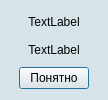
<?xml version="1.0" encoding="UTF-8"?>
<ui version="4.0">
 <class>News</class>
 <widget class="QDialog" name="News">
  <property name="geometry">
   <rect>
    <x>0</x>
    <y>0</y>
    <width>108</width>
    <height>100</height>
   </rect>
  </property>
  <property name="maximumSize">
   <size>
    <width>108</width>
    <height>100</height>
   </size>
  </property>
  <property name="palette">
   <palette>
    <active>
     <colorrole role="Window">
      <brush brushstyle="SolidPattern">
       <color alpha="255">
        <red>214</red>
        <green>228</green>
        <blue>234</blue>
       </color>
      </brush>
     </colorrole>
    </active>
    <inactive>
     <colorrole role="Window">
      <brush brushstyle="SolidPattern">
       <color alpha="255">
        <red>214</red>
        <green>228</green>
        <blue>234</blue>
       </color>
      </brush>
     </colorrole>
    </inactive>
    <disabled>
     <colorrole role="Base">
      <brush brushstyle="SolidPattern">
       <color alpha="255">
        <red>214</red>
        <green>228</green>
        <blue>234</blue>
       </color>
      </brush>
     </colorrole>
     <colorrole role="Window">
      <brush brushstyle="SolidPattern">
       <color alpha="255">
        <red>214</red>
        <green>228</green>
        <blue>234</blue>
       </color>
      </brush>
     </colorrole>
    </disabled>
   </palette>
  </property>
  <property name="windowTitle">
   <string>Новости</string>
  </property>
  <layout class="QVBoxLayout" name="verticalLayout">
   <item>
    <widget class="QLabel" name="imageLbl">
     <property name="text">
      <string>TextLabel</string>
     </property>
     <property name="alignment">
      <set>Qt::AlignCenter</set>
     </property>
    </widget>
   </item>
   <item>
    <widget class="QLabel" name="textLbl">
     <property name="minimumSize">
      <size>
       <width>0</width>
       <height>0</height>
      </size>
     </property>
     <property name="text">
      <string>TextLabel</string>
     </property>
     <property name="alignment">
      <set>Qt::AlignCenter</set>
     </property>
    </widget>
   </item>
   <item>
    <layout class="QHBoxLayout" name="horizontalLayout">
     <item>
      <spacer name="horizontalSpacer">
       <property name="orientation">
        <enum>Qt::Horizontal</enum>
       </property>
       <property name="sizeHint" stdset="0">
        <size>
         <width>40</width>
         <height>20</height>
        </size>
       </property>
      </spacer>
     </item>
     <item>
      <widget class="QPushButton" name="pushButton">
       <property name="minimumSize">
        <size>
         <width>70</width>
         <height>0</height>
        </size>
       </property>
       <property name="maximumSize">
        <size>
         <width>80</width>
         <height>16777215</height>
        </size>
       </property>
       <property name="layoutDirection">
        <enum>Qt::LeftToRight</enum>
       </property>
       <property name="autoFillBackground">
        <bool>false</bool>
       </property>
       <property name="text">
        <string>Понятно</string>
       </property>
       <property name="default">
        <bool>true</bool>
       </property>
       <property name="flat">
        <bool>false</bool>
       </property>
      </widget>
     </item>
     <item>
      <spacer name="horizontalSpacer_2">
       <property name="orientation">
        <enum>Qt::Horizontal</enum>
       </property>
       <property name="sizeHint" stdset="0">
        <size>
         <width>40</width>
         <height>20</height>
        </size>
       </property>
      </spacer>
     </item>
    </layout>
   </item>
  </layout>
 </widget>
 <resources/>
 <connections/>
</ui>
